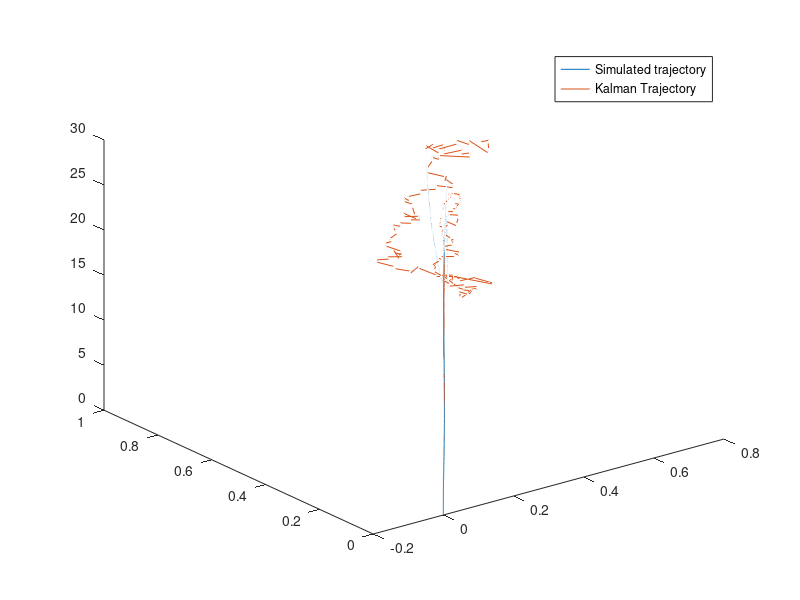

This figure's MATLAB source: (Note: this script raises an error after producing the figure.)
%% Post process MATLAB script for navigation code
clc,close all,clear all
%% Settings
calculate_cov_eul = 0; % set equals to zero to not calculate confidance interval of euler angles (takes a while)

%% 
%%read data
state_data = csvread('state_data.csv');
kalman_state_data = csvread('kalman_state_data.csv');

kalman_covariance_diagonal_data = csvread('kalman_covariance_diagonal.csv');
kalman_quat_covariance_data = csvread('kalman_quat_covariance_diagonal.csv');


%% plot trajectory
title("Simulation trajectory visualisation")

axis equal
plot3(state_data(:,2),state_data(:,3),state_data(:,4))

hold on
plot3(kalman_state_data(:,2),kalman_state_data(:,3),kalman_state_data(:,4))
legend("Simulated trajectory","Kalman Trajectory")

%% error plots
% time vector
tt_kal = kalman_state_data(:,1);

% interpolate messages in a common time vector
interp_state_x = interp1(state_data(:,1),state_data(:,2),tt_kal);
interp_state_y = interp1(state_data(:,1),state_data(:,3),tt_kal);
interp_state_z = interp1(state_data(:,1),state_data(:,4),tt_kal);

interp_state_vel_x = interp1(state_data(:,1),state_data(:,5),tt_kal);
interp_state_vel_y = interp1(state_data(:,1),state_data(:,6),tt_kal);
interp_state_vel_z = interp1(state_data(:,1),state_data(:,7),tt_kal);

interp_state_mass = interp1(state_data(:,1),state_data(:,15),tt_kal);

% calculate errors
err_x = kalman_state_data(:,2)-interp_state_x;
err_y = kalman_state_data(:,3)-interp_state_y;
err_z = kalman_state_data(:,4)-interp_state_z;

err_vel_x = kalman_state_data(:,5)-interp_state_vel_x;
err_vel_y = kalman_state_data(:,6)-interp_state_vel_y;
err_vel_z = kalman_state_data(:,7)-interp_state_vel_z;

err_mass = kalman_state_data(:,15)-interp_state_mass;


%%  error Plot config
figure
tiledlayout(4,3)

%Z_confidance = 2.576; % 99% interval
Z_confidance = 3;

%% err_x
nexttile
hold on
plot(tt_kal,err_x);
plot(tt_kal,Z_confidance*sqrt(kalman_covariance_diagonal_data(:,2)),'red');
plot(tt_kal,-Z_confidance*sqrt(kalman_covariance_diagonal_data(:,2)),'red');
xlabel("time [s]")
ylabel("error [m]")
title("Kalman error in position x")

%% err_y
nexttile
hold on
plot(tt_kal,err_y);
title("Kalman error in position y")
plot(tt_kal,Z_confidance*sqrt(kalman_covariance_diagonal_data(:,3)),'red');
plot(tt_kal,-Z_confidance*sqrt(kalman_covariance_diagonal_data(:,3)),'red');
xlabel("time [s]")
ylabel("error [m]")


%% err_z
nexttile
hold on
title("Kalman error in position z")
plot(tt_kal,err_z);
plot(tt_kal,Z_confidance*sqrt(kalman_covariance_diagonal_data(:,4)),'red');
plot(tt_kal,-Z_confidance*sqrt(kalman_covariance_diagonal_data(:,4)),'red');
xlabel("time [s]")
ylabel("error [m]")

%% err_vel_x
nexttile
hold on
plot(tt_kal,err_vel_x);
title("Kalman error in velocity x (Inertial frame)")
plot(tt_kal,Z_confidance*sqrt(kalman_covariance_diagonal_data(:,5)),'red');
plot(tt_kal,-Z_confidance*sqrt(kalman_covariance_diagonal_data(:,5)),'red');
xlabel("time [s]")
ylabel("error [m/s]")

%% err_vel_y
nexttile
hold on
plot(tt_kal,err_vel_y);
title("Kalman error in velocity y (Inertial frame)")
plot(tt_kal,Z_confidance*sqrt(kalman_covariance_diagonal_data(:,6)),'red');
plot(tt_kal,-Z_confidance*sqrt(kalman_covariance_diagonal_data(:,6)),'red');
xlabel("time [s]")
ylabel("error [m/s]")

%% err_vel_z
nexttile
hold on
plot(tt_kal,err_vel_z);
plot(tt_kal,Z_confidance*sqrt(kalman_covariance_diagonal_data(:,7)),'red');
plot(tt_kal,-Z_confidance*sqrt(kalman_covariance_diagonal_data(:,7)),'red');
title("Kalman error in velocity z (Inertial frame)")
xlabel("time [s]")
ylabel("error [m/s]")

%% attitude

%get quaternion data from state
quat_kal = [kalman_state_data(:,11),kalman_state_data(:,8),kalman_state_data(:,9),kalman_state_data(:,10)]; % [qw,qx,qy,qz]

interp_qw = interp1(state_data(:,1),state_data(:,11),tt_kal);
interp_qx = interp1(state_data(:,1),state_data(:,8),tt_kal);
interp_qy = interp1(state_data(:,1),state_data(:,9),tt_kal);
interp_qz = interp1(state_data(:,1),state_data(:,10),tt_kal);
quat_sim = [interp_qw,interp_qx,interp_qy,interp_qz];% [qw,qx,qy,qz]

% calculate euler angles covariances based on quaternion covariance

syms q0 q1 q2 q3
f = jacobian([atan(2*(q0*q3+q1*q2)/(1-2*(q2^2 + q3^2)));asin(2*(q0*q2-q3*q1));atan((2*(q0*q1+q2*q3))/(1-2*(q1^2+q2^2)))],[q0 q1 q2 q3]);

if calculate_cov_eul ==1
    P_quat = zeros(4,4,size(kalman_quat_covariance_data(:,1),1));
    P_eul = zeros(3,3,size(kalman_quat_covariance_data(:,1),1));
    std_eul1 = zeros(1,size(kalman_quat_covariance_data(:,1),1));
    std_eul2 = zeros(1,size(kalman_quat_covariance_data(:,1),1));
    std_eul3 = zeros(1,size(kalman_quat_covariance_data(:,1),1));

    
    for k = 1:size(kalman_quat_covariance_data(:,1),1)
        %P_quat(:,:,k) = [kalman_quat_covariance_data(k,17),kalman_quat_covariance_data(k,14),kalman_quat_covariance_data(k,15),kalman_quat_covariance_data(k,16);...
        %                 kalman_quat_covariance_data(k,5),kalman_quat_covariance_data(k,2),kalman_quat_covariance_data(k,3),kalman_quat_covariance_data(k,4);...
        %                 kalman_quat_covariance_data(k,9),kalman_quat_covariance_data(k,6),kalman_quat_covariance_data(k,7),kalman_quat_covariance_data(k,8);...
        %                 kalman_quat_covariance_data(k,13),kalman_quat_covariance_data(k,10),kalman_quat_covariance_data(k,11),kalman_quat_covariance_data(k,12)];
        P_quat(:,:,k) = diag([kalman_covariance_diagonal_data(k,11),kalman_covariance_diagonal_data(k,8),kalman_covariance_diagonal_data(k,9),kalman_covariance_diagonal_data(k,10)]);
        %P_quat(:,:,k) = (P_quat(:,:,k) + P_quat(:,:,k)')/2;
        Jac = subs(f,[q0 q1 q2 q3],[kalman_state_data(k,11),kalman_state_data(k,8),kalman_state_data(k,9),kalman_state_data(k,10)]);
        P_eul(:,:,k) = double(Jac*P_quat(:,:,k)*(Jac'));
   
        std_eul1(k) = sqrt(P_eul(1,1,k));
        std_eul2(k) = sqrt(P_eul(2,2,k));
        std_eul3(k) = sqrt(P_eul(3,3,k));
    end 
end


%transform to euler angles (ZYX euler: psi,theta,phi)

eul_sim = quat2eul(quat_sim)*(180/pi);
eul_kal= quat2eul(quat_kal)*(180/pi);

err_eul = (eul_kal-eul_sim);

nexttile
hold on
plot(tt_kal,err_eul(:,1));
title("Kalman error in euler \psi")
if calculate_cov_eul == 1
    plot(tt_kal,Z_confidance*std_eul1*(180/pi),'red');
    plot(tt_kal,-Z_confidance*std_eul1*(180/pi),'red');
end

xlabel("time [s]")
ylabel("error [deg]")

nexttile
hold on
plot(tt_kal,err_eul(:,2));
title("Kalman error in euler \theta")
if calculate_cov_eul == 1
    plot(tt_kal,Z_confidance*std_eul2*(180/pi),'red');
    plot(tt_kal,-Z_confidance*std_eul2*(180/pi),'red');
end

xlabel("time [s]")
ylabel("error [deg]")

nexttile
hold on
plot(tt_kal,err_eul(:,3));
title("Kalman error in euler \phi")
xlabel("time [s]")
ylabel("error [deg]")
if calculate_cov_eul == 1
    plot(tt_kal,Z_confidance*std_eul3*(180/pi),'red');
    plot(tt_kal,-Z_confidance*std_eul3*(180/pi),'red');
end

%% err_mass
% nexttile
% hold on
% plot(tt_kal,err_mass);
% plot(tt_kal,Z_confidance*sqrt(kalman_covariance_diagonal_data(:,15)),'red');
% plot(tt_kal,-Z_confidance*sqrt(kalman_covariance_diagonal_data(:,15)),'red');
% title("Kalman error in mass")
% xlabel("time [s]")
% ylabel("error [Kg]")

%% Euler angles plot
figure
title("Euler angles (ZYX) in degrees")
hold on
plot(tt_kal,eul_sim(:,1));
plot(tt_kal,eul_sim(:,2));
plot(tt_kal,eul_sim(:,3));
plot(tt_kal,eul_kal(:,1));
plot(tt_kal,eul_kal(:,2));
plot(tt_kal,eul_kal(:,3));
legend("\psi_{sim}","\theta_{sim}","\phi_{sim}","\psi_{kal}","\theta_{kal}","\phi_{kal}")

%%





